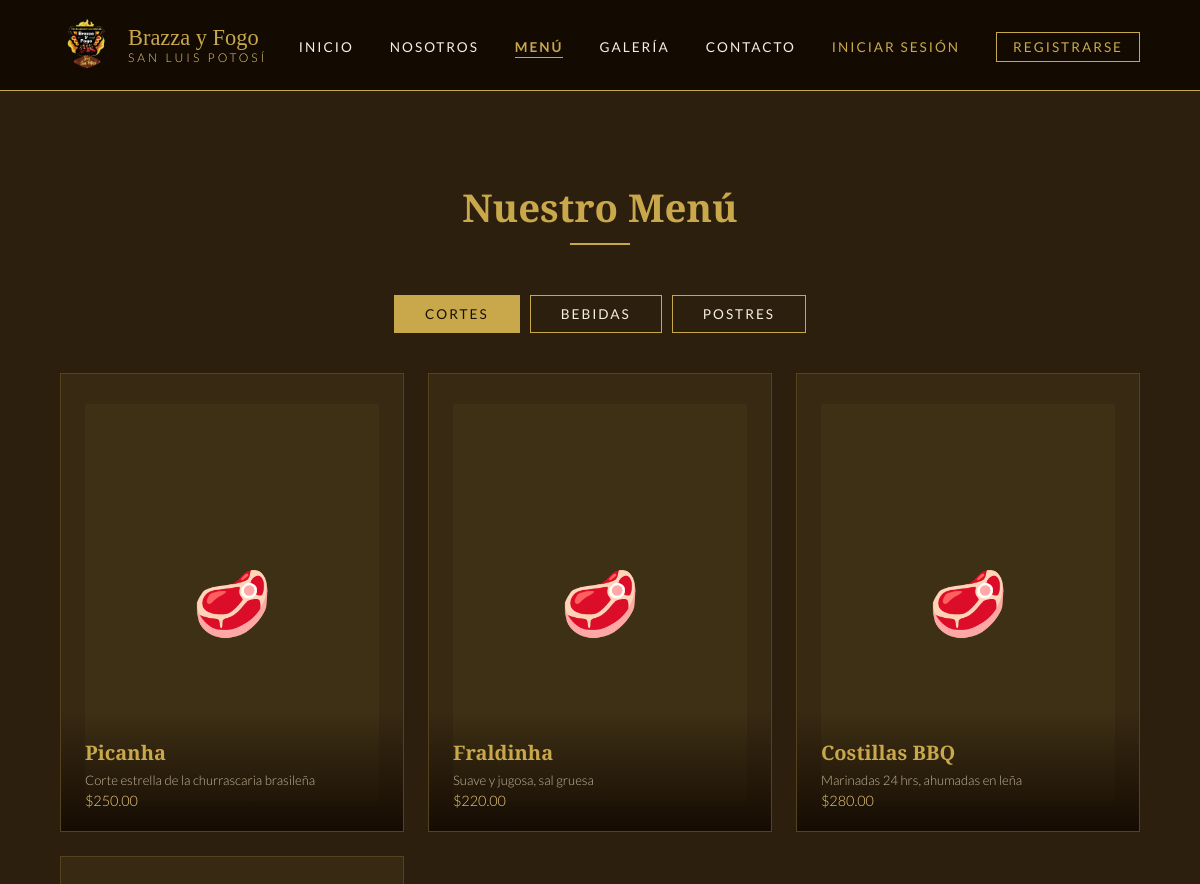
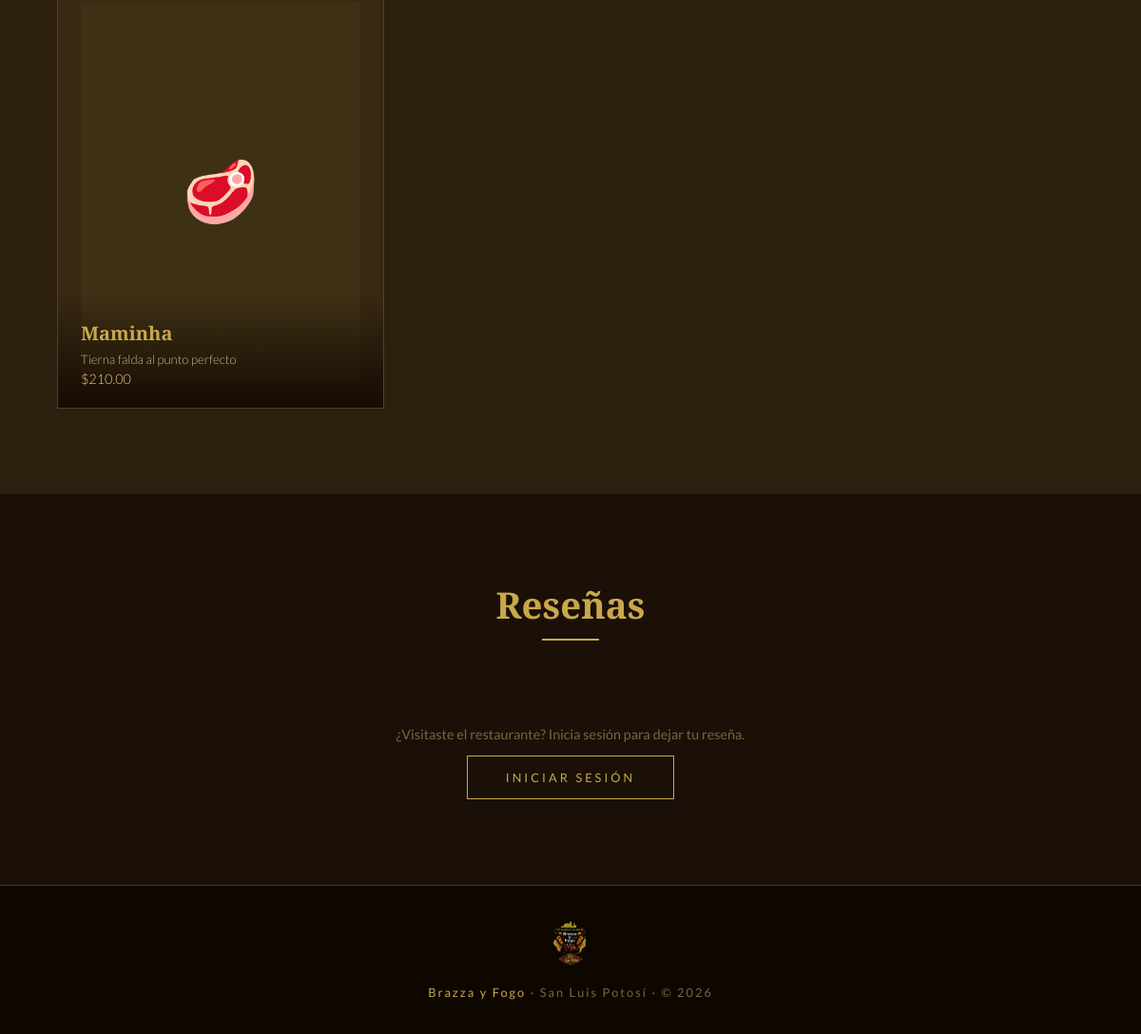
Page /menu.php on the committed database (2 pictures, top to bottom).
### tables this page shows
CREATE TABLE food (
    id          INT AUTO_INCREMENT PRIMARY KEY,
    name        VARCHAR(100) NOT NULL,
    description VARCHAR(255),
    image       VARCHAR(255),
    price       DECIMAL(8,2) DEFAULT NULL,
    show_price  TINYINT(1)   DEFAULT 1,
    active      TINYINT(1)   DEFAULT 1,
    created_at  TIMESTAMP DEFAULT CURRENT_TIMESTAMP
);

### menu.php (the view, shortened to what this page needs)
<?php
    require 'db/db.php';
    $foodResult    = mysqli_query($conn, "SELECT * FROM food WHERE active = 1");
?>
<!DOCTYPE html>
<html lang="es">
<head>
  <link rel="stylesheet" href="assets/css/main.css">
</head>
<body>
  <nav>
    <div class="logo-wrap">
      <img src="assets/images/brazza_logo.png" alt="Logo Brazza y Fogo">
      <div class="brand">Brazza y Fogo<span>San Luis Potosí</span></div>
    </div>
    <ul>
      <li><a href="index.php">Inicio</a></li>
      <li><a href="index.php#nosotros">Nosotros</a></li>
      <li><a href="menu.php" class="nav-active">Menú</a></li>
      <li><a href="index.php#galeria">Galería</a></li>
      <li><a href="index.php#contacto">Contacto</a></li>
      <?php if(isset($_SESSION["username"])) { ?>
        <li><a href="menu.php#reviews">Reseñas</a></li>
        <?php if($_SESSION["role"] == "admin") { ?>
          <li><a href="admin/dashboard.php">Panel Admin</a></li>
        <?php } ?>
        <li><a href="user/my-reservations.php">Mis Reservaciones</a></li>
        <li><a href="db/logout.php">Cerrar Sesión</a></li>
      <?php } else { ?>
        <li><a href="auth/login.php" class="nav-login">Iniciar Sesión</a></li>
        <li><a href="auth/register.php" class="nav-register">Registrarse</a></li>
      <?php } ?>
    </ul>
  </nav>
  <section id="menu">
    <h2 class="section-title">Nuestro Menú</h2>
    <div class="section-line"></div>
    <div class="menu-tabs">
      <button class="tab-btn active" onclick="showTab('tab-food', this)">Cortes</button>
      <button class="tab-btn"       onclick="showTab('tab-drinks', this)">Bebidas</button>
      <button class="tab-btn"       onclick="showTab('tab-desserts', this)">Postres</button>
    </div>
    <div id="tab-food" class="tab-content active">
      <div class="menu-grid">
        <?php while($item = mysqli_fetch_array($foodResult)) { ?>
          <div class="menu-card <?php if(!$item['image']) echo 'menu-card-noimg'; ?>">
            <?php if($item['image']) { ?>
              <img src="assets/images/uploads/food/<?php echo $item['image']; ?>" alt="<?php echo $item['name']; ?>">
            <?php } else { ?>
              <div class="menu-card-icon">🥩</div>
            <?php } ?>
            <div class="menu-card-info">
              <h3><?php echo $item['name']; ?></h3>
              <p><?php echo $item['description']; ?></p>
              <?php if($item['show_price'] && $item['price']) { ?>
                <p class="price">$<?php echo number_format($item['price'], 2); ?></p>
              <?php } ?>
            </div>
          </div>
        <?php } ?>
      </div>
    </div>
  </section>
  <section class="reviews-section" id="reviews">
    <h2 class="section-title">Reseñas</h2>
    <div class="section-line"></div>
    <div class="review-cta">
      <?php if(isset($_SESSION["username"])) { ?>
        <a href="user/add-review.php" class="btn">Agregar Reseña</a>
      <?php } else { ?>
        <p>¿Visitaste el restaurante? Inicia sesión para dejar tu reseña.</p>
        <a href="auth/login.php" class="btn">Iniciar Sesión</a>
      <?php } ?>
    </div>
  </section>
  <footer>
    <img src="assets/images/brazza_logo.png" alt="Logo" class="footer-logo">
    <p><span class="gold-text">Brazza y Fogo</span> · San Luis Potosí · © 2026</p>
  </footer>
</body>
</html>

### assets/css/main.css (style rules this page uses)
:root { --gold: #c9a84c; --gold-light: #f0d080; --dark: #1a1008; --charcoal: #2c1f0e; --red: #8b1a1a; --cream: #f5efe0; --text: #3a2a10; }
* { margin: 0; padding: 0; box-sizing: border-box; }
body { background-color: var(--dark); color: var(--cream); font-family: 'Lato', sans-serif; }
nav { display: flex; justify-content: space-between; align-items: center; padding: 18px 60px; background: rgba(20, 10, 2, 0.95); border-bottom: 1px solid var(--gold); position: sticky; top: 0; z-index: 100; }
nav .logo-wrap { display: flex; align-items: center; gap: 14px; }
nav .logo-wrap img { width: 54px; height: 54px; object-fit: contain; }
nav .brand { font-family: 'Playfair Display', serif; font-size: 1.4rem; color: var(--gold); line-height: 1.1; }
nav .brand span { display: block; font-size: 0.75rem; letter-spacing: 3px; color: var(--gold-light); font-family: 'Lato', sans-serif; font-weight: 300; text-transform: uppercase; }
nav ul { list-style: none; display: flex; gap: 36px; align-items: center; }
nav ul a { text-decoration: none; color: var(--cream); font-size: 0.85rem; letter-spacing: 2px; text-transform: uppercase; transition: color 0.3s; }
nav ul .nav-active { color: var(--gold); font-weight: 700; border-bottom: 1px solid var(--gold); padding-bottom: 2px; }
nav ul .nav-login { color: var(--gold); }
nav ul .nav-register { border: 1px solid var(--gold); padding: 6px 16px; color: var(--gold); }
.btn { display: inline-block; padding: 14px 40px; border: 1px solid var(--gold); color: var(--gold); text-decoration: none; font-size: 0.8rem; letter-spacing: 3px; text-transform: uppercase; transition: all 0.3s; font-family: 'Lato', sans-serif; cursor: pointer; background: none; }
section { padding: 90px 60px; }
.section-title { font-family: 'Playfair Display', serif; font-size: 2.4rem; color: var(--gold); text-align: center; margin-bottom: 10px; }
.section-line { width: 60px; height: 2px; background: var(--gold); margin: 0 auto 50px; }
#menu { background: var(--charcoal); }
.menu-tabs { display: flex; justify-content: center; gap: 10px; margin-bottom: 40px; }
.tab-btn { padding: 10px 30px; border: 1px solid var(--gold); background: none; color: var(--cream); font-family: 'Lato', sans-serif; font-size: 0.85rem; letter-spacing: 2px; text-transform: uppercase; cursor: pointer; transition: all 0.3s; }
.tab-btn:hover, .tab-btn.active { background: var(--gold); color: var(--dark); }
.tab-content { display: none; }
.tab-content.active { display: block; }
.menu-grid { display: grid; grid-template-columns: repeat(auto-fit, minmax(280px, 1fr)); gap: 24px; max-width: 1200px; margin: 0 auto; }
.menu-card { position: relative; overflow: hidden; aspect-ratio: 3/4; cursor: pointer; background: rgba(0,0,0,0.5); }
.menu-card-info { position: absolute; bottom: 0; left: 0; right: 0; padding: 28px 24px 22px; background: linear-gradient(to top, rgba(20,10,2,0.95), transparent); }
.menu-card-info h3 { font-family: 'Playfair Display', serif; font-size: 1.25rem; color: var(--gold); margin-bottom: 6px; }
.menu-card-info p { font-size: 0.82rem; color: #c8b89a; font-weight: 300; }
.menu-card-info .price { color: var(--gold-light); font-size: 0.9rem; margin-top: 4px; }
.menu-card-icon { flex: 1; display: flex; align-items: center; justify-content: center; font-size: 4rem; min-height: 180px; background: rgba(201,168,76,0.05); }
.menu-card-noimg { background: rgba(201,168,76,0.07); border: 1px solid rgba(201,168,76,0.2); padding: 30px 24px; display: flex; flex-direction: column; justify-content: flex-end; min-height: 200px; }
.reviews-section { background: var(--dark); }
.review-cta { text-align: center; }
.review-cta p { color: #7a6540; margin-bottom: 14px; font-size: 0.9rem; }
footer { background: #0d0700; border-top: 1px solid rgba(201,168,76,0.3); text-align: center; padding: 36px 60px; }
footer .footer-logo { width: 48px; margin: 0 auto 14px; opacity: 0.7; }
footer p { color: #7a6540; font-size: 0.8rem; letter-spacing: 2px; }
footer .gold-text { color: var(--gold); }

### rows in the picture
food: name "Picanha", description "Corte estrella de la churrascaria brasileña", price "250.00"
food: name "Fraldinha", description "Suave y jugosa, sal gruesa", price "220.00"
food: name "Costillas BBQ", description "Marinadas 24 hrs, ahumadas en leña", price "280.00"
food: name "Maminha", description "Tierna falda al punto perfecto", price "210.00"
